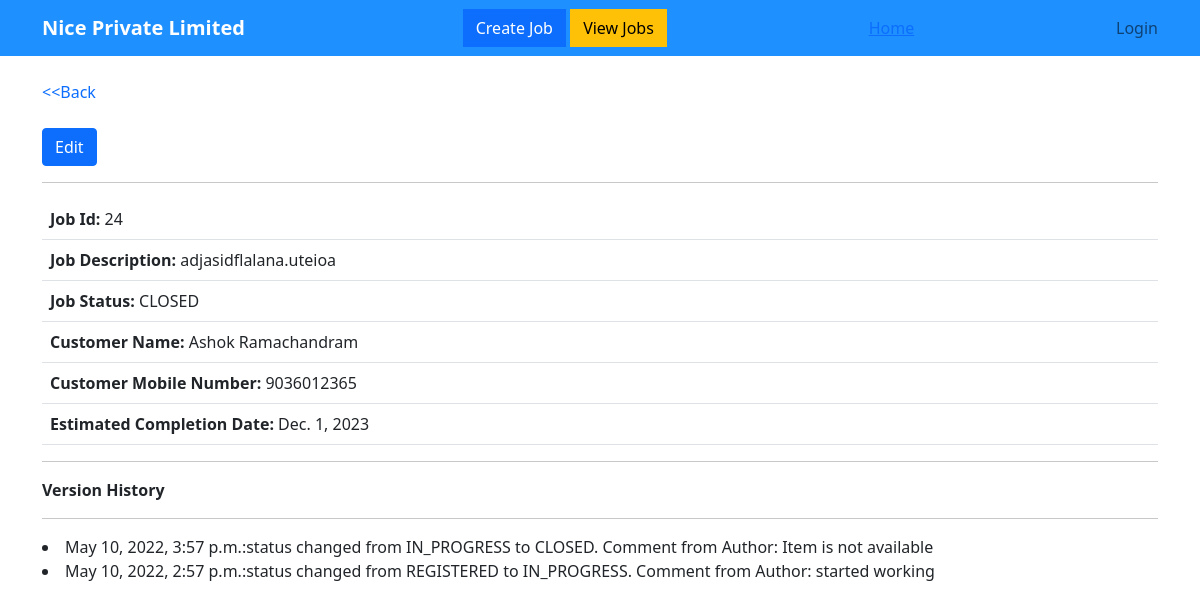
Page /view_job/24 on the committed database.
### home/models.py (models this page shows, shortened)
class Job(models.Model):
    REGISTERED = "REGISTERED"
    IN_PROGRESS="IN_PROGRESS"
    CLOSED = "CLOSED"
    DELIVERED="DELIVERED"
    choices=[
        (REGISTERED, 'Registered'),
        (IN_PROGRESS, 'In Progress'),
        (CLOSED, 'Closed'),
        (DELIVERED, 'Delivered')
    ]
    warranty_choices=[('In Warranty','In Warranty') , ('Out Warranty','Out warranty'), ('Return Warranty','Return warranty'), ('No Warranty','No warranty'),]
    part_replacement_warranty_choices=[('In Warranty','In Warranty') , ('Out Warranty','Out warranty'),]
    device_condition_choices=[('Physical Damage','Physical Damage'),('Water Damage','Water Damage'),('Good Condition','Good Condition'),]
    device_choices=[('Mobile','Mobile'),('Tablet','Tablet')]
    jobTitle = models.CharField(max_length=256)
    jobDescription=models.CharField(max_length=500)
    CreatedTime=models.DateTimeField(auto_now_add=True)
    UpdatedTime=models.DateTimeField(auto_now=True)
    jobStatus=models.CharField(max_length=20,choices=choices, default=REGISTERED)
    customerName=models.CharField(max_length=256,null=True)
    customerAddress=models.CharField(max_length=500,null=True)
    customerMobileNumber=models.CharField(max_length=10,null=True)
    EstimatedCompletionDate=models.DateField(default=None,null=True)
    author = models.ForeignKey(User, on_delete=models.CASCADE)
    device_type = models.CharField(max_length=20,choices=device_choices, default='Mobile')
    brand = models.CharField(max_length=100,blank=True,null=True)
    model_name= models.CharField(max_length=100,blank=True,null=True)
    imei_num1=models.CharField(max_length=15,blank=True,null=True)
    imei_num2=models.CharField(max_length=15,blank=True,null=True)
    part_code=models.CharField(max_length=25,blank=True,null=True)
    part_replacement_warranty=models.CharField(max_length=20,choices=part_replacement_warranty_choices, default='Out Warranty')
    purchased_from=models.CharField(max_length=100,blank=True,null=True)
    warranty_status=models.CharField(max_length=20,choices=warranty_choices, default='No Warranty')
    condition_of_set=models.CharField(max_length=20,choices=device_condition_choices, default='Good Condition')
    accessories_sbumitted=models.CharField(max_length=500,blank=True,null=True)
    EstimatedCost=models.FloatField(null=True, blank=True)
    barcode=models.ImageField(upload_to="media",blank=True,null=True)

class History(models.Model):
    job=models.ForeignKey(Job, on_delete=models.CASCADE)
    updated_time=models.DateTimeField(auto_now=True)
    comment=models.CharField(max_length=400,null=True,blank=True)
    author = models.ForeignKey(User, on_delete=models.CASCADE)

### home/views.py (the view)
# urls.py: path('view_job/<int:pk>',views.viewjob,name="view_job"),
def viewjob(request,pk):
    job_sel=models.Job.objects.get(id=pk)
    if job_sel is not None:
        h=list(models.History.objects.filter(job=job_sel).order_by('-updated_time'))
        if h:
            context={
                "job":job_sel,
                "history":h
                }
        else:
            context={
                "job":job_sel,
                "history":None
                }
    return render(request, 'view_job.html',context)
    '''def get_object(self, queryset=None):
        return models.Job.objects.get(id=self.kwargs.get("pk"))'''

### templates/view_job.html (shortened to what this page needs)
{% extends 'base.html' %}
{% block body %}
<a href="{%url 'showjobs'%}" style="text-decoration: none">&lt;&lt;Back</a>
<br>
<br>
<tr><a class="btn btn-primary" href="{%url 'update_job' job.id%}">Edit</a></tr>
<hr>
    <table class="table">
    <tr><td><b>Job Id: </b>{{job.id}}</td></tr>
    <tr><td><b>Job Description: </b>{{job.jobDescription}}</td></tr>
    <tr><td><b>Job Status: </b>{{job.jobStatus}}</td></tr>
    <tr><td><b>Customer Name: </b>{{job.customerName}}</td></tr>
    <tr><td><b>Customer Mobile Number: </b>{{job.customerMobileNumber}}</td></tr>
    <tr><td><b>Estimated Completion Date: </b>{{job.EstimatedCompletionDate}}</td></tr>
    </table>
 <hr>
 <b>Version History</b>
 <hr>
    {% if history != None %}
    {% for i in history %}
    <li>{{i.updated_time}}:{{i.comment}}</li>
    {% endfor %}
    {%else%}
    <p>No Status Changes recorded in the past</p>
    {% endif %}
{% endblock body %}

### rows in the picture
Job: id "24", jobDescription "adjasidflalana.uteioa", jobStatus "CLOSED", customerName "Ashok Ramachandram", customerMobileNumber "9036012365", EstimatedCompletionDate "Dec. 1, 2023"
History: updated_time "May 10, 2022, 3:57 p.m.", comment "status changed from IN_PROGRESS to CLOSED. Comment from Author: Item is not available"
History: updated_time "May 10, 2022, 2:57 p.m.", comment "status changed from REGISTERED to IN_PROGRESS. Comment from Author: started working"
